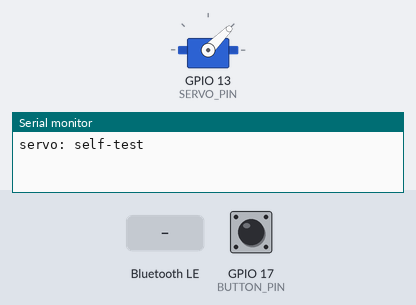
Simulated run of this sketch. Board: ESP32. Parts: servo, the last lines printed to the serial monitor. The test bench sets the inputs (shaded band); at power-on: GPIO 17 (BUTTON_PIN) HIGH. Nothing arrives over Bluetooth unless stated; a phone connects over Bluetooth LE 3 s after start.

Above: at 0.1 s.
At 0.5 s:
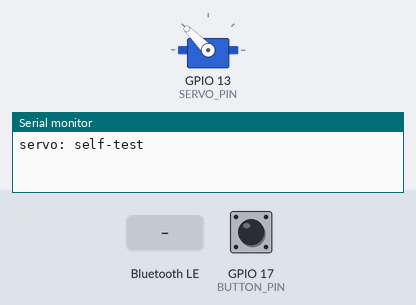
At 2.0 s:
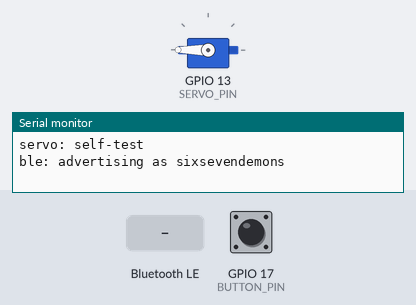
2.1 s: GPIO 17 (BUTTON_PIN) pulled LOW for 0.15 s
5.2 s: Bluetooth LE write "0" received
6.7 s: GPIO 17 (BUTTON_PIN) pulled LOW for 1 s
Timing chart, 0 to 9.7 s (numbered marks = the images above; inputs shaded):
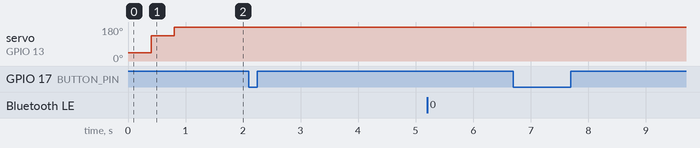

The sketch:

band.ino
```cpp
// Recall compass band: ESP32 + one servo.
//
// Takes text packets "dir,dist" from the laptop over Bluetooth LE and points the arrow.
//   dir  = degrees from the band's forward axis (toward the fingers) to the target,
//          -180..180, positive = clockwise seen from above
//   dist = 0..100, 0 = on top of the target
//
// The band advertises as "sixsevendemons" with the Nordic UART service; the laptop
// (recall/band.py) writes each packet to its RX characteristic. The button (GPIO 17 to
// GND) sends "press" on the TX characteristic: the laptop listens for a question, like
// the web page's mic button, and a press while it listens stops it. Needs an ESP32 with
// Bluetooth (not the S2) and the ESP32Servo library; the BLE library comes with the
// ESP32 board package. If Arduino says the sketch is too big: Tools -> Partition Scheme
// -> Huge APP.
//
// The band decides nothing about the world. It only:
//   - points the servo at dir (clamped to what the servo can reach)
//   - wiggles once when dist stays under FOUND_DIST for FOUND_HOLD_MS
//   - centres the arrow when packets stop (a frozen arrow is a lie)
//
// Test from the laptop:  .venv/bin/python tools/band_test.py sixsevendemons sweep
// or from a phone: nRF Connect -> connect to sixsevendemons -> write the text "-30,50"
// to the RX characteristic (6E400002-...).

#include <BLEDevice.h>
#include <BLEServer.h>
#if defined(CONFIG_BLUEDROID_ENABLED)
#include <BLE2902.h>  // NimBLE (the S3's stack in board package 3.x) adds this descriptor itself
#endif
#include <ESP32Servo.h>

const int SERVO_PIN = 13;
const int BUTTON_PIN = 17;                 // to GND: pressed reads LOW (internal pull-up)
const unsigned long DEBOUNCE_MS = 30;
const char* BLE_NAME = "sixsevendemons";
const char* UART_SERVICE = "6E400001-B5A3-F393-E0A9-E50E24DCCA9E";  // Nordic UART service
const char* UART_RX = "6E400002-B5A3-F393-E0A9-E50E24DCCA9E";       // the laptop writes packets here
const char* UART_TX = "6E400003-B5A3-F393-E0A9-E50E24DCCA9E";       // the band tells it about presses here
const bool SERVO_REVERSED = true;   // SG90 angle grows counterclockwise from above; dir is clockwise

// FORWARD: servo angle where the arrow points straight out from the chest.
// REST: where the arrow sits when idle or lost. Set both to match how the servo is mounted.
const int FORWARD = 90;
const int REST = 180;
const unsigned long TIMEOUT_MS = 1000;     // no packet this long -> centre
const float SMOOTH = 0.35;                 // 0..1, higher = snappier, jitterier
const int DEADBAND_DEG = 3;                // ignore moves smaller than this
const unsigned long SERVO_TICK_MS = 20;    // 50 Hz servo updates
const int FOUND_DIST = 8;
const unsigned long FOUND_HOLD_MS = 1500;

Servo servo;

float smoothed = REST;
int written = REST;
int targetAngle = REST;
int lastDist = 100;
unsigned long lastPacketAt = 0;
unsigned long closeSince = 0;
bool foundDone = false;
unsigned long lastTick = 0;
BLECharacteristic* tx = nullptr;
volatile bool laptopConnected = false;
bool buttonDown = false;
unsigned long buttonChangedAt = 0;

// The newest packet, written by the Bluetooth task and read by loop(). Only the newest matters.
portMUX_TYPE rxMux = portMUX_INITIALIZER_UNLOCKED;
char rxBuf[32];
volatile bool rxNew = false;

int dirToServo(int dir) {
  if (SERVO_REVERSED) dir = -dir;
  // Servo reaches 0..180. Directions it cannot reach pin to the nearest edge.
  return constrain(FORWARD + dir, 0, 180);
}

void writeServo(int angle) {
  if (abs(angle - written) < DEADBAND_DEG) return;
  servo.write(angle);
  written = angle;
}

void wiggle() {
  for (int i = 0; i < 3; i++) {
    servo.write(FORWARD - 20); delay(120);
    servo.write(FORWARD + 20); delay(120);
  }
  // Snap back to where we were pointing; the loop keeps following the target.
  servo.write(written);
}

class RxCallbacks : public BLECharacteristicCallbacks {
  void onWrite(BLECharacteristic* c) override {
    size_t len = c->getLength();
    if (len > sizeof(rxBuf) - 1) len = sizeof(rxBuf) - 1;
    portENTER_CRITICAL(&rxMux);
    memcpy(rxBuf, c->getData(), len);
    rxBuf[len] = '\0';
    rxNew = true;
    portEXIT_CRITICAL(&rxMux);
  }
};

class ServerCallbacks : public BLEServerCallbacks {
  void onConnect(BLEServer* server) override {
    laptopConnected = true;
    Serial.println("ble: laptop connected");
  }
  void onDisconnect(BLEServer* server) override {
    // Packets stop, so the arrow goes to rest by itself; be findable again.
    laptopConnected = false;
    Serial.println("ble: disconnected, advertising again");
    BLEDevice::startAdvertising();
  }
};

void startBluetooth() {
  BLEDevice::init(BLE_NAME);
  BLEServer* server = BLEDevice::createServer();
  server->setCallbacks(new ServerCallbacks());
  BLEService* service = server->createService(UART_SERVICE);
  BLECharacteristic* rx = service->createCharacteristic(
      UART_RX, BLECharacteristic::PROPERTY_WRITE | BLECharacteristic::PROPERTY_WRITE_NR);
  rx->setCallbacks(new RxCallbacks());
  tx = service->createCharacteristic(UART_TX, BLECharacteristic::PROPERTY_NOTIFY);
#if defined(CONFIG_BLUEDROID_ENABLED)
  tx->addDescriptor(new BLE2902());  // lets the laptop subscribe to presses
#endif
  service->start();
  BLEDevice::startAdvertising();  // the name only: the laptop finds the band by name
  Serial.printf("ble: advertising as %s\n", BLE_NAME);
}

// Parses "dir,dist". Returns false on garbage so a bad packet never moves the arrow.
bool parsePacket(const char* s, int& dir, int& dist) {
  char* end;
  long d = strtol(s, &end, 10);
  if (end == s || *end != ',') return false;
  const char* rest = end + 1;
  long k = strtol(rest, &end, 10);
  if (end == rest) return false;
  if (d < -180 || d > 180 || k < 0 || k > 100) return false;
  dir = d;
  dist = k;
  return true;
}

void readPackets() {
  if (!rxNew) return;
  char buf[sizeof(rxBuf)];
  portENTER_CRITICAL(&rxMux);
  memcpy(buf, rxBuf, sizeof(buf));
  rxNew = false;
  portEXIT_CRITICAL(&rxMux);
  int dir, dist;
  if (!parsePacket(buf, dir, dist)) {
    Serial.printf("rx bad: %s\n", buf);
    return;
  }
  Serial.printf("rx dir %d dist %d -> servo %d\n", dir, dist, dirToServo(dir));
  targetAngle = dirToServo(dir);
  lastDist = dist;
  lastPacketAt = millis();
}

// A press (not the release) tells the laptop to listen for a question.
void readButton() {
  bool down = digitalRead(BUTTON_PIN) == LOW;
  unsigned long now = millis();
  if (down == buttonDown || now - buttonChangedAt < DEBOUNCE_MS) return;
  buttonDown = down;
  buttonChangedAt = now;
  if (!down) return;
  if (!laptopConnected) {
    Serial.println("button: pressed, no laptop connected");
    return;
  }
  tx->setValue((uint8_t*)"press", 5);
  tx->notify();
  Serial.println("button: pressed -> laptop");
}

void setup() {
  Serial.begin(115200);
  ESP32PWM::allocateTimer(0);
  servo.setPeriodHertz(50);
  servo.attach(SERVO_PIN, 500, 2500);  // symmetric around 1500us so left and right swing equally
  // Boot self-test: a visible swing proves wiring and power before Bluetooth is involved.
  Serial.println("servo: self-test");
  servo.write(45); delay(400);
  servo.write(135); delay(400);
  servo.write(REST);
  pinMode(BUTTON_PIN, INPUT_PULLUP);
  startBluetooth();
}

void loop() {
  readPackets();
  readButton();

  unsigned long now = millis();
  if (now - lastTick < SERVO_TICK_MS) return;
  lastTick = now;

  bool stale = lastPacketAt == 0 || now - lastPacketAt > TIMEOUT_MS;
  if (stale) {
    targetAngle = REST;
    closeSince = 0;
    foundDone = false;  // next guidance session can find again
  }

  // Found: close enough for long enough -> wiggle once, then keep pointing.
  if (!stale && lastDist <= FOUND_DIST) {
    if (closeSince == 0) closeSince = now;
    if (!foundDone && now - closeSince >= FOUND_HOLD_MS) {
      wiggle();
      foundDone = true;
    }
  } else {
    closeSince = 0;
    if (lastDist > FOUND_DIST * 2) foundDone = false;  // moved away, allow another find
  }
  smoothed += SMOOTH * (targetAngle - smoothed);
  writeServo((int)(smoothed + 0.5));
}
```
